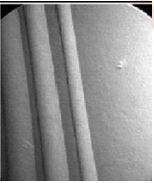
%> input picture matlab/Images/point.JPG, 154 x 183 px
$ octave PointDetection.m   (GNU Octave 9; MATLAB toolbox functions it lacks are replaced by stand-ins)
%> lines starting %> are read from the running program, lines starting %| are printed output that depends on the picture
%Point Detection
% PROGRAM
a=imread('point.jpg');
%> a is the input picture: size 183x154x3 uint8; mean R, G, B 142.7, 142.6, 142.6
f=rgb2gray(a);
imshow(f);
w=[-1,-1,-1;-1,8,-1;-1,-1,-1];
g=abs(imfilter(double(f),w));
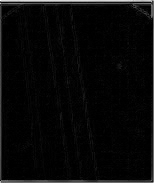
%> g: size 183x154 double; min 0, max 1765, mean 59.6; drawn with min black and max white
imshow(g);
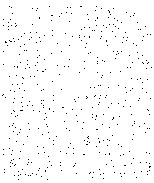
%> displayed picture: size 183x154, on the screen's scale of 0 to 255; 98.4% white; black in thin lines or dots

$ run again, with matlab/Images/house.jpg copied over matlab/Images/point.JPG
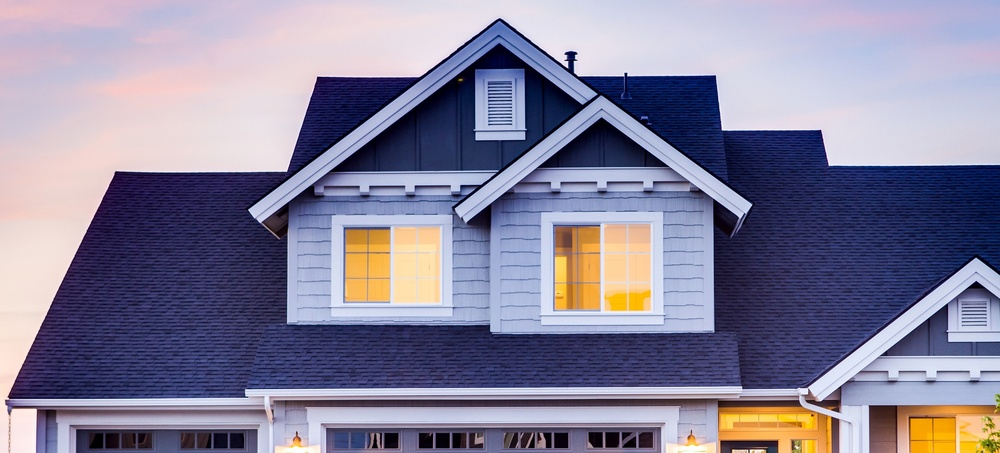
%> input picture matlab/Images/house.jpg, 1000 x 453 px, shrunk from 3691 x 1671 before the run
%> a is the input picture: size 453x1000x3 uint8; mean R, G, B 135.5, 131.2, 154.8
%> `g=abs(imfilter(double(f),w));`:
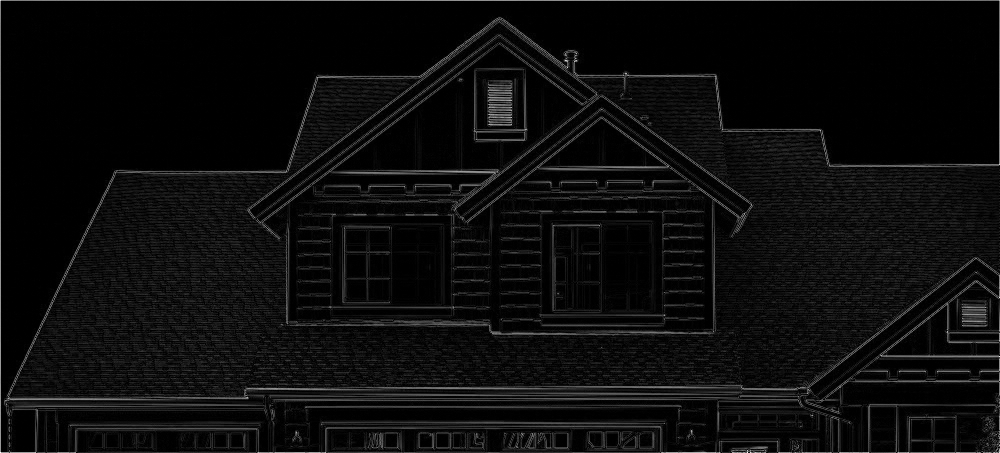
%> g: size 453x1000 double; min 0, max 1177, mean 59.1; drawn with min black and max white
%> `imshow(g);`:
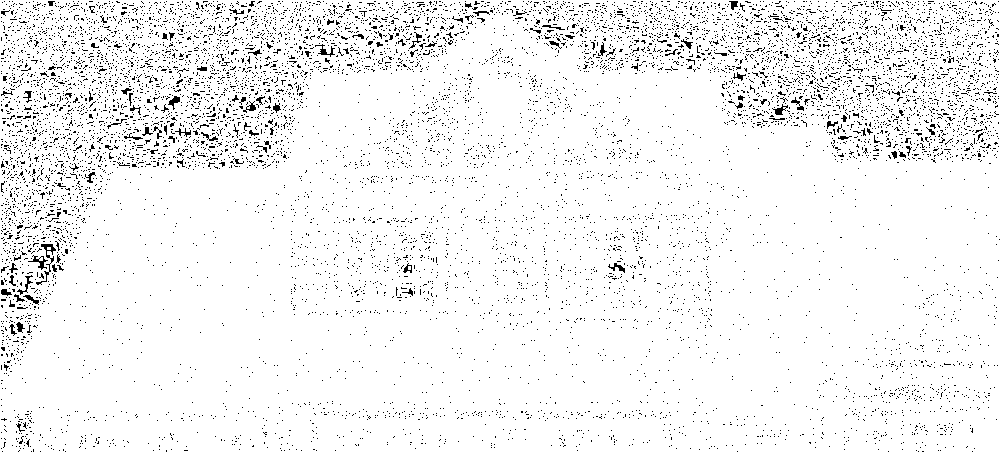
%> displayed picture: size 453x1000, on the screen's scale of 0 to 255; 94.9% white; black in thin lines or dots

$ run again, with matlab/Images/Peppers.png saved as matlab/Images/point.JPG
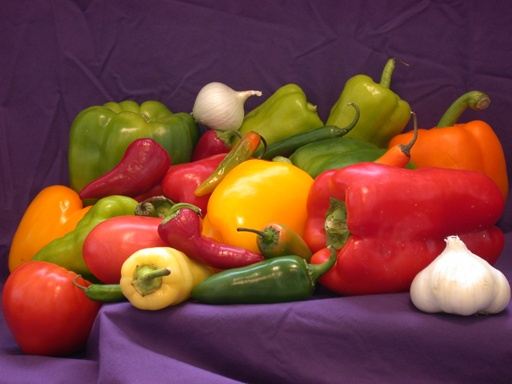
%> input picture matlab/Images/Peppers.png, 512 x 384 px
%> a is the input picture: size 384x512x3 uint8; mean R, G, B 120.7, 66.4, 57.7
%> `g=abs(imfilter(double(f),w));`:
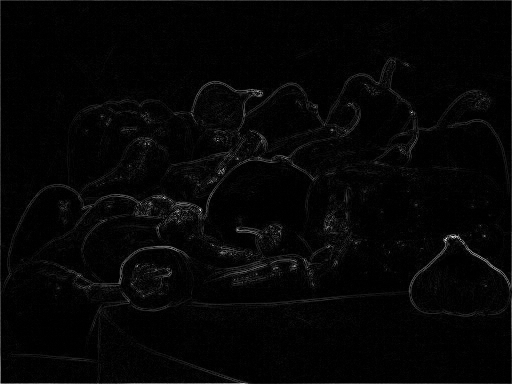
%> g: size 384x512 double; min 0, max 706, mean 16; drawn with min black and max white
%> `imshow(g);`:
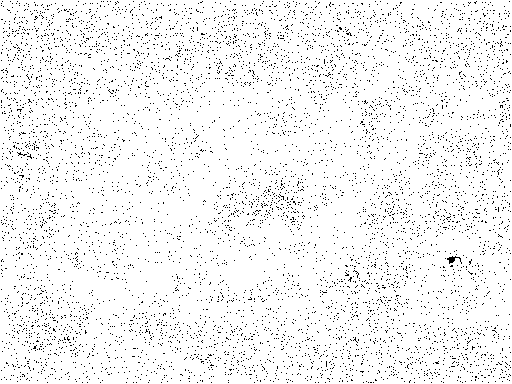
%> displayed picture: size 384x512, on the screen's scale of 0 to 255; 95.5% white; black in thin lines or dots
